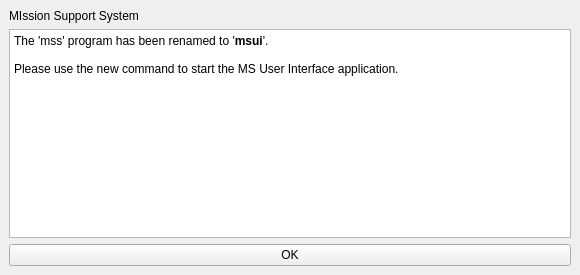
<?xml version="1.0" encoding="UTF-8"?>
<ui version="4.0">
 <class>MSSMainWindow</class>
 <widget class="QMainWindow" name="MSSMainWindow">
  <property name="geometry">
   <rect>
    <x>0</x>
    <y>0</y>
    <width>580</width>
    <height>275</height>
   </rect>
  </property>
  <property name="windowTitle">
   <string>Mission Support System</string>
  </property>
  <widget class="QWidget" name="centralwidget">
   <layout class="QVBoxLayout" name="verticalLayout">
    <item>
     <widget class="QLabel" name="label">
      <property name="text">
       <string>MIssion Support System</string>
      </property>
     </widget>
    </item>
    <item>
     <widget class="QTextBrowser" name="textBrowser">
      <property name="html">
       <string>&lt;!DOCTYPE HTML PUBLIC &quot;-//W3C//DTD HTML 4.0//EN&quot; &quot;http://www.w3.org/TR/REC-html40/strict.dtd&quot;&gt;
&lt;html&gt;&lt;head&gt;&lt;meta name=&quot;qrichtext&quot; content=&quot;1&quot; /&gt;&lt;style type=&quot;text/css&quot;&gt;
p, li { white-space: pre-wrap; }
&lt;/style&gt;&lt;/head&gt;&lt;body style=&quot; font-family:'Sans Serif'; font-size:9pt; font-weight:400; font-style:normal;&quot;&gt;
&lt;p style=&quot; margin-top:0px; margin-bottom:0px; margin-left:0px; margin-right:0px; -qt-block-indent:0; text-indent:0px;&quot;&gt;The 'mss' program has been renamed to '&lt;span style=&quot; font-weight:600;&quot;&gt;msui&lt;/span&gt;'.&lt;/p&gt;
&lt;p style=&quot;-qt-paragraph-type:empty; margin-top:0px; margin-bottom:0px; margin-left:0px; margin-right:0px; -qt-block-indent:0; text-indent:0px;&quot;&gt;&lt;br /&gt;&lt;/p&gt;
&lt;p style=&quot; margin-top:0px; margin-bottom:0px; margin-left:0px; margin-right:0px; -qt-block-indent:0; text-indent:0px;&quot;&gt;Please use the new command to start the MS User Interface application.&lt;/p&gt;&lt;/body&gt;&lt;/html&gt;</string>
      </property>
     </widget>
    </item>
    <item>
     <widget class="QPushButton" name="pushButton">
      <property name="text">
       <string>OK</string>
      </property>
     </widget>
    </item>
   </layout>
  </widget>
 </widget>
 <resources/>
 <connections>
  <connection>
   <sender>pushButton</sender>
   <signal>clicked()</signal>
   <receiver>MSSMainWindow</receiver>
   <slot>close()</slot>
   <hints>
    <hint type="sourcelabel">
     <x>289</x>
     <y>254</y>
    </hint>
    <hint type="destinationlabel">
     <x>289</x>
     <y>137</y>
    </hint>
   </hints>
  </connection>
 </connections>
</ui>
